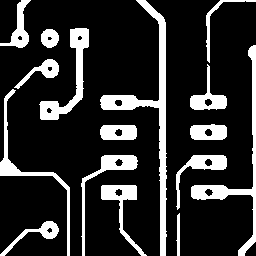
#> input picture images/circuit.bmp, 256 x 256 px
$ python 25_mophology.py
#> lines starting #> are read from the running program, lines starting #| are printed output that depends on the picture; after the words box and inside, x2 and y2 are one past the last pixel; in counts of white or black regions, pixels touching at a corner belong together
import cv2
import numpy as np

# 모폴로지 연산
# 영상 처리에서 형태(Shape) 기반으로 이미지를 다루는 기법
# 특히 이진 영상, 흑백 영상에서 물체의 외곽선 크기, 형태를 변경하거나 분석하는데 사용

# 팽창
# 밝은 영역을 넓히는 연산
# 흰색 물체가 커짐, 구멍이 매워짐
# 얇은 부분이 굵어짐

# 침식
# 밝은 영역을 줄이는 연산
# 흰색 물체가 작아짐
# 가느다란 연결부가 끊어짐, 노이즈가 제거됨

# 열림
# 침식 후 팽창 : 작은 노이즈를 제거한 후 얇은 부분이 굵어짐

# 닫힘
# 팽창 후 침식 : 구멍을 매워짐

img = cv2.imread('./images/circuit.bmp', cv2.IMREAD_GRAYSCALE)
#> img: shape (256, 256); 18.2% white; 16 white regions, largest, box (x1, y1, x2, y2) and area: (100, 0, 167, 256) 2418, (191, 45, 256, 256) 1500, (39, 28, 89, 120) 1219

gse1 = cv2.getStructuringElement(cv2.MORPH_RECT, (3,3))
# gse = cv2.getStructuringElement(cv2.MORPH_RECT, (5,5))
# 커널 숫자 높아지면 얇은 선은 더 굵어지는 효과

# gse2 = cv2.getStructuringElement(cv2.MORPH_RECT, (7,3)) # -> 가로로 굵어짐
# gse3 = cv2.getStructuringElement(cv2.MORPH_RECT, (3,7)) # -> 세로로 굵어짐

# 팽창
dst1 = cv2.dilate(img, gse1) # dilate : 팽창시키다
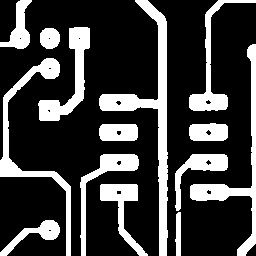
#> dst1: shape (256, 256); 24.7% white; 14 white regions, largest, box (x1, y1, x2, y2) and area: (99, 0, 168, 256) 3169, (0, 58, 71, 256) 2010, (190, 44, 256, 256) 1941
# dst2 = cv2.dilate(img, gse2)
# dst3 = cv2.dilate(img, gse3)

# 침식
dst2 = cv2.erode(img, gse1)
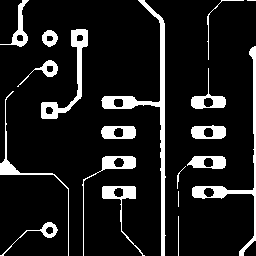
#> dst2: shape (256, 256); 11.6% white; 19 white regions (2 under 20 px), largest, box (x1, y1, x2, y2) and area: (101, 0, 166, 256) 1665, (192, 46, 256, 256) 1051, (41, 29, 88, 119) 866

cv2.imshow('img', img)
cv2.imshow('dst1', dst1)
cv2.imshow('dst2', dst2)
# cv2.imshow('dst3', dst3)
cv2.waitKey()
